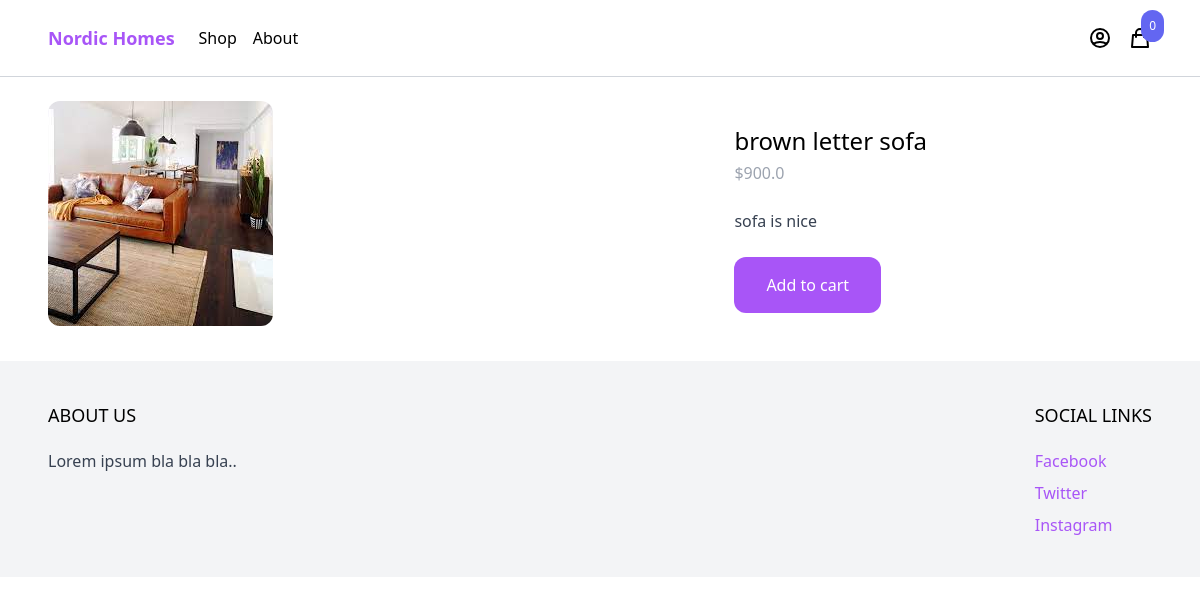
The page /shop/brown-letter-sofa/ on the database its author committed.
### product/models.py (models this page shows, shortened)
class Product(models.Model):
    category = models.ForeignKey(Category, related_name='products', on_delete=models.CASCADE)
    name = models.CharField(max_length=255)
    slug = models.SlugField()
    description = models.TextField(blank=True, null=True)
    price = models.IntegerField()
    created_at = models.DateTimeField(auto_now_add=True)
    image = models.ImageField(upload_to='uploads/', blank=True, null=True)
    thumbnail = models.ImageField(upload_to='uploads/', blank=True, null=True)
    class Meta:
        ordering = ('-created_at',)
    def get_display_price(self):
        return self.price/100

### product/views.py (the view)
# urls.py: path('shop/<slug:slug>/', product, name='product'),
def product(request, slug):
    product = get_object_or_404(Product, slug=slug)
    return render(request, 'product/product.html' , {'product':product})

### cart/cart.py (called while the page is built)
    def __len__(self):
        return sum(item['quantity'] for item in self.cart.values())

### cart/context_processors.py (called while the page is built)
def cart(request):
    return {'cart': Cart(request)}

### product/templates/product/product.html
{% extends 'core/base.html' %}
{% block content %}
<div class="max-w-6xl mx-auto flex flex-wrap py-6 px-6 xl:px-0">
    <div class="images w-full mb-6 lg:mb-0 lg:w-3/5">
        <img class="rounded-xl" src="{{ product.image.url }}">
    </div>
    <div class="information w-full lg:w-2/5 lg:p-6">
        <h1 class="text-2xl">{{ product.name }}</h1>
        <p class="mt-1 text-gray-400">${{ product.get_display_price }}</p>
        {% if product.description %}
            <p class="mt-6 text-gray-700">
                {{ product.description }}
            </p>
        {% endif %}
        <a
            href="#"
            class="mt-6 inline-block px-8 py-4 rounded-xl bg-purple-500 text-white hover:bg-purple-700"
            hx-get="{% url 'add_to_cart' product.id %}"
            hx-target="#menu-cart-button"
            hx-swap="outerHTML"
        >
            Add to cart
        </a>
    </div>
</div>
{% endblock %}

### rows shown on the page
Product: image (picture), name "brown letter sofa", get_display_price "900.0", description "sofa is nice"

### other values the page prints
{{ cart|length }} "0"
